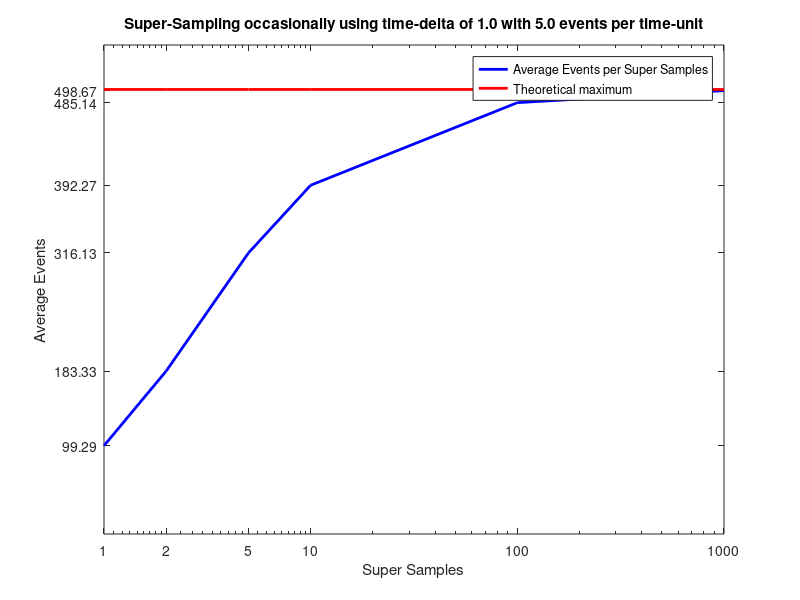

Reproduce this figure in MATLAB.
dtAvgs = [
1,99.290;
2,183.330;
5,316.130;
10,392.270;
100,485.140;
1000,498.670;
];
ecsTheory = 500.0;
dt = dtAvgs (:, 1);
avg = dtAvgs (:, 2);
minDt = min(dt);
maxDt = max(dt);
n = length (dt);
ecsTheoryLinePoints = n + 1;
ecsTheoryLineX = [0; dt];
ecsTheoryLineY = ones(ecsTheoryLinePoints, 1) * ecsTheory;
figure;
semilogx (dt, avg, 'color', 'blue', 'linewidth', 2);
hold on
plot (ecsTheoryLineX, ecsTheoryLineY, 'color', 'red', 'linewidth', 2);
yTickUpperLimit = ecsTheory * 1.1;
axis ([0 maxDt 0 yTickUpperLimit]);
axis ('auto x');
xLabels = cellstr(num2str(dt));
set(gca,'YTick', 0:500:yTickUpperLimit);
set(gca,'YTick', avg);
set(gca,'XTick', dt);
set(gca, 'xticklabel', xLabels);
xlabel ('Super Samples');
ylabel ('Average Events');
legend ('Average Events per Super Samples', 'Theoretical maximum');
title ('Super-Sampling occasionally using time-delta of 1.0 with 5.0 events per time-unit');
